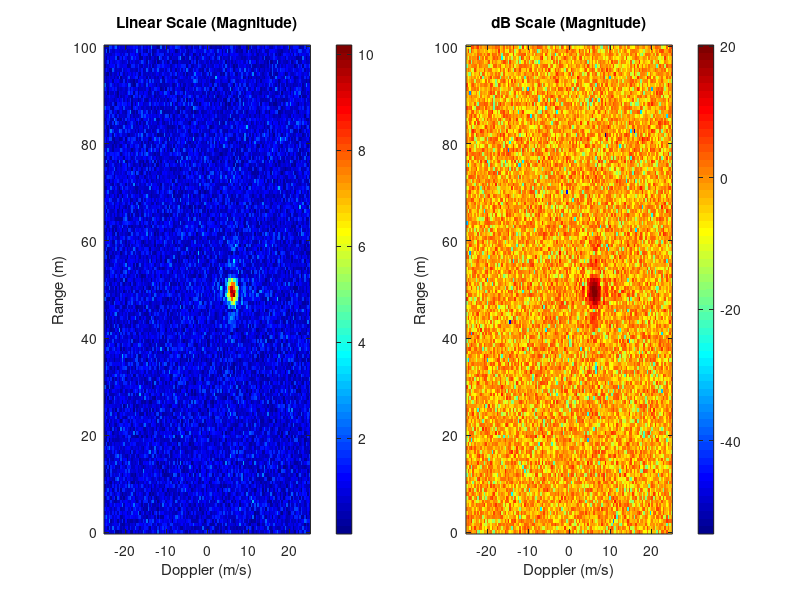

Reproduce this figure in MATLAB.
%% Synthetic Range-Doppler Image with 2D Sinc Target and Subfigure Display

% Define image size (e.g., 128 x 128 pixels)
Nrange = 128;
Ndoppler = 128;
imgSize = [Nrange, Ndoppler];

% Create a complex Gaussian noise background
rdImage = (randn(imgSize) + 1i*randn(imgSize)) / sqrt(2);

%% Define a 2D sinc target
% Target parameters
targetAmplitude     = 10;    % Amplitude of the target
targetRangeCenter   = 64;    % Center position in range bins
targetDopplerCenter = 80;    % Center position in Doppler bins
sigma_range         = 5;     % Spread in range bins
sigma_doppler       = 5;     % Spread in Doppler bins

% Create coordinate grids
[rangeGrid, dopplerGrid] = ndgrid(1:Nrange, 1:Ndoppler);

% Compute normalized differences
rangeDiff   = (rangeGrid - targetRangeCenter) / sigma_range;
dopplerDiff = (dopplerGrid - targetDopplerCenter) / sigma_doppler;

% Create the 2D sinc target (using MATLAB's sinc, defined as sin(pi*x)/(pi*x))
targetSinc = targetAmplitude * sinc(rangeDiff) .* sinc(dopplerDiff);

% Inject the target into the noise background
rdImage = rdImage + targetSinc;

%% Define physical axes (example: range in meters, Doppler in m/s)
rangeMax   = 100;         % Maximum range (m)
dopplerMax = 50;          % Maximum Doppler (m/s)
rangeAxis   = linspace(0, rangeMax, Nrange);
dopplerAxis = linspace(-dopplerMax/2, dopplerMax/2, Ndoppler);  % Centered around 0

%% Display the Range-Doppler Image in Linear and dB scales
figure;

% Subplot 1: Linear Scale (Magnitude)
subplot(1,2,1);
imagesc(dopplerAxis, rangeAxis, abs(rdImage));
set(gca, 'YDir', 'normal');   % Ensure range axis increases upward
colormap('jet');
colorbar;
title('Linear Scale (Magnitude)');
xlabel('Doppler (m/s)');
ylabel('Range (m)');

% Subplot 2: dB Scale (20*log10 of magnitude)
subplot(1,2,2);
rdImage_dB = 20 * log10(abs(rdImage));
imagesc(dopplerAxis, rangeAxis, rdImage_dB);
set(gca, 'YDir', 'normal');
colormap('jet');
colorbar;
title('dB Scale (Magnitude)');
xlabel('Doppler (m/s)');
ylabel('Range (m)');

%% SNR Calculation

% Option 1: ROI-based estimation
% Define an ROI for the target (signal) around the target center (±5 bins)
targetROI = (rangeGrid >= targetRangeCenter-5 & rangeGrid <= targetRangeCenter+5) & ...
            (dopplerGrid >= targetDopplerCenter-5 & dopplerGrid <= targetDopplerCenter+5);

% Define an ROI for noise (e.g., top-left corner, away from the target)
noiseROI = (rangeGrid <= 10 & dopplerGrid <= 10);

% Compute the power image (magnitude squared)
powerImage = abs(rdImage).^2;

% Calculate average power in the signal and noise regions
signalPower = mean(powerImage(targetROI));
noisePower  = mean(powerImage(noiseROI));

% Compute SNR in linear scale and convert to dB
SNR_linear = signalPower / noisePower;
SNR_dB     = 10 * log10(SNR_linear);

fprintf('Option 1: ROI-based estimation\nROI-based SNR: %.2f (linear), %.2f dB\n', SNR_linear, SNR_dB);

% Option 2: Global estimation using image statistics
imgMean = mean(rdImage(:));
imgStd  = std(rdImage(:));

% Use absolute mean for complex data
SNR_global = abs(imgMean) / imgStd;
SNR_global_dB = 10 * log10(SNR_global);

fprintf('\nOption 2: Global estimation using image statistics\nGlobal SNR: %.2f (linear), %.2f dB\n', SNR_global, SNR_global_dB);
